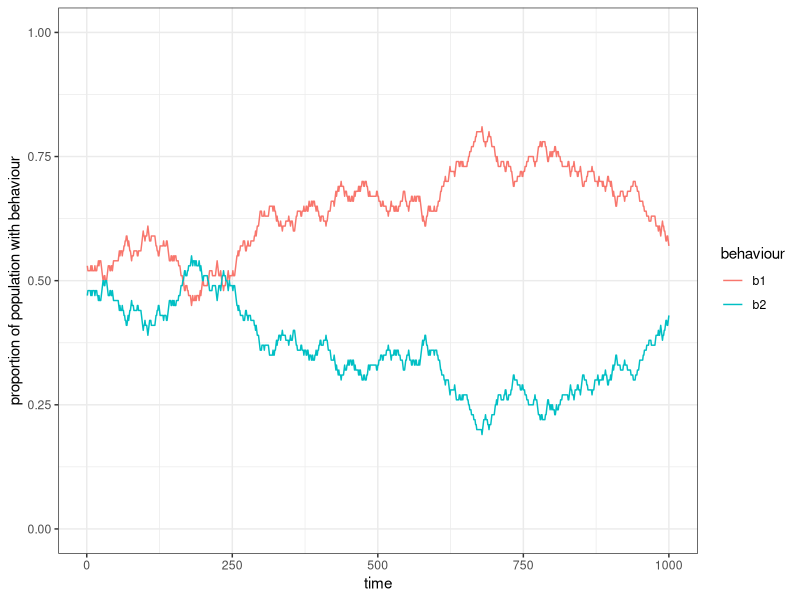
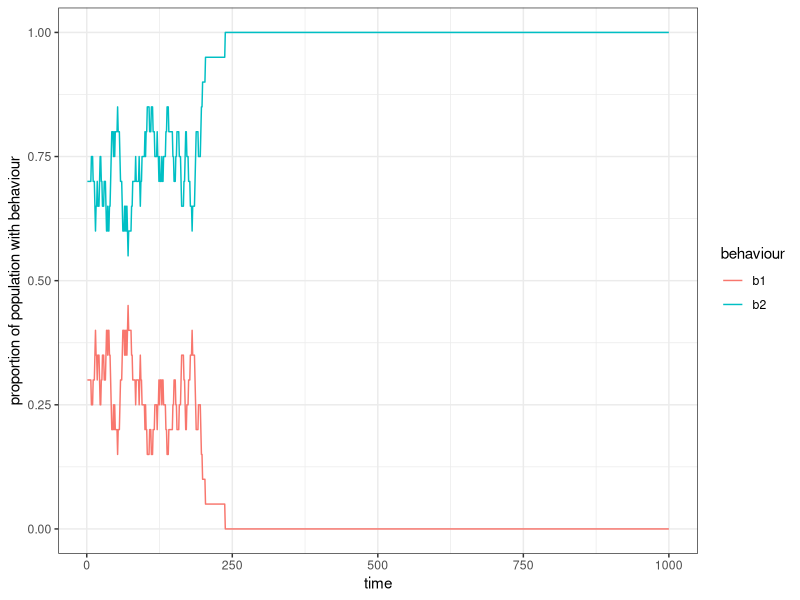
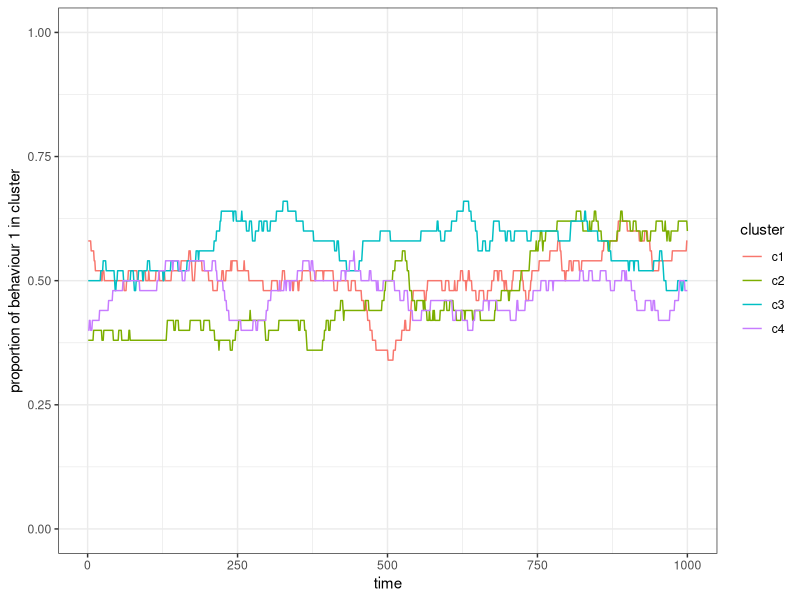
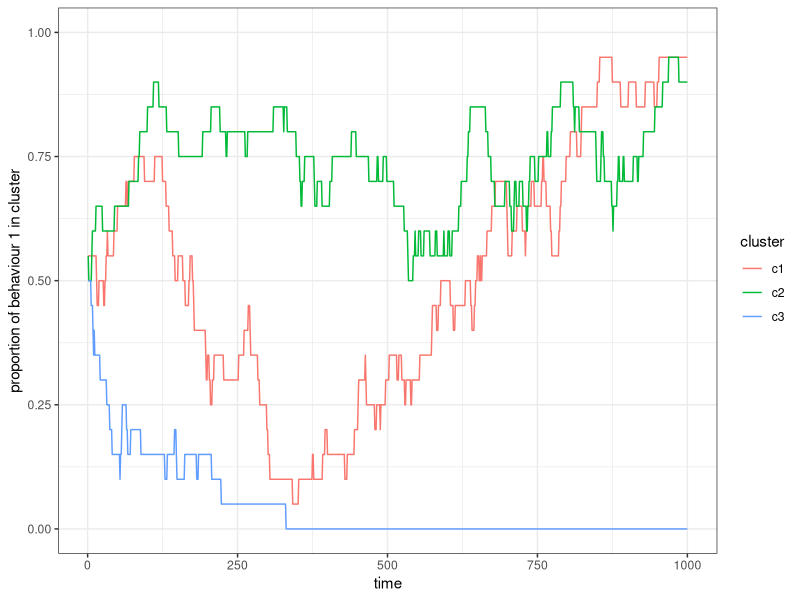
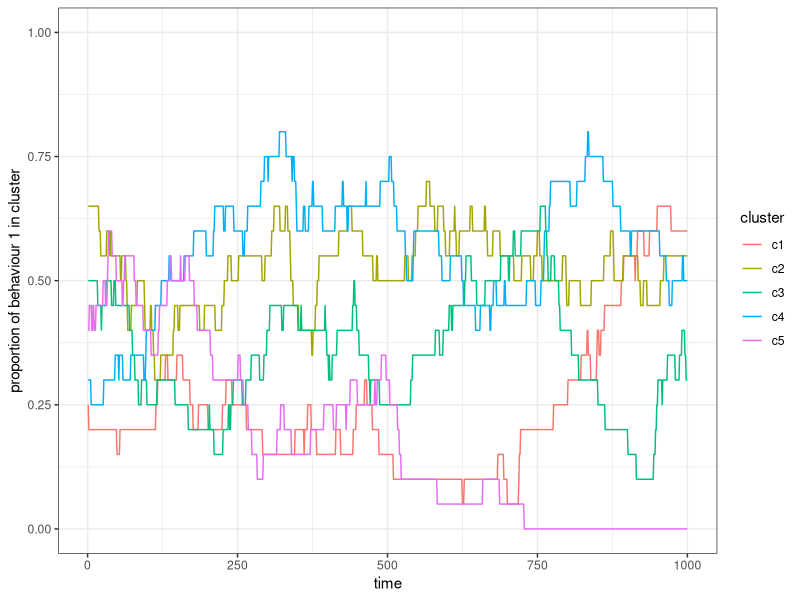
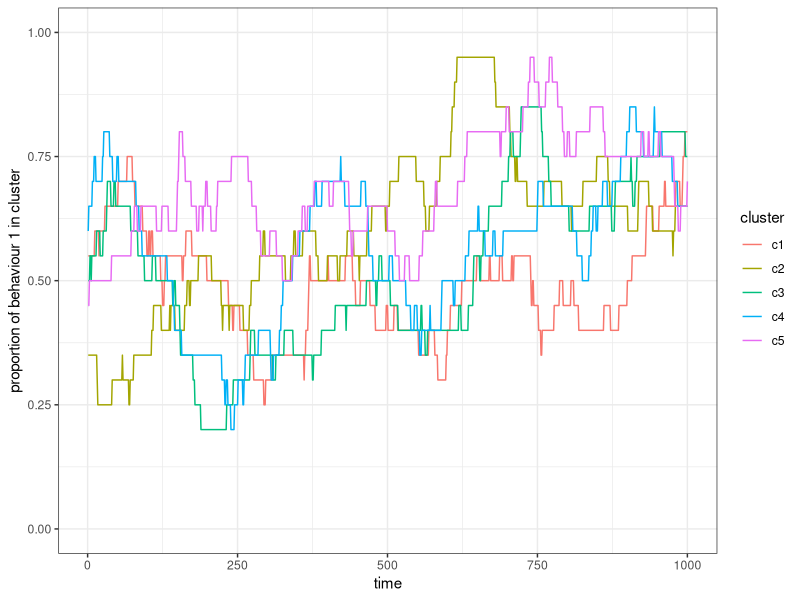
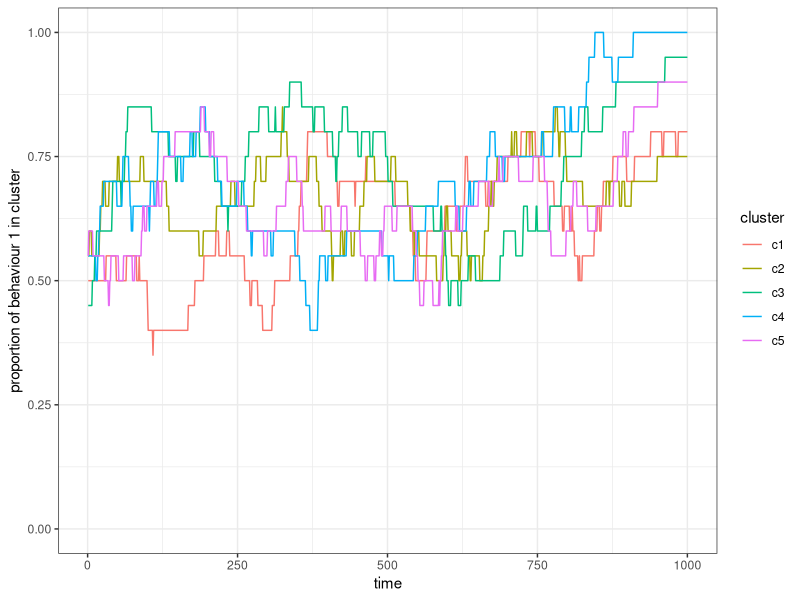
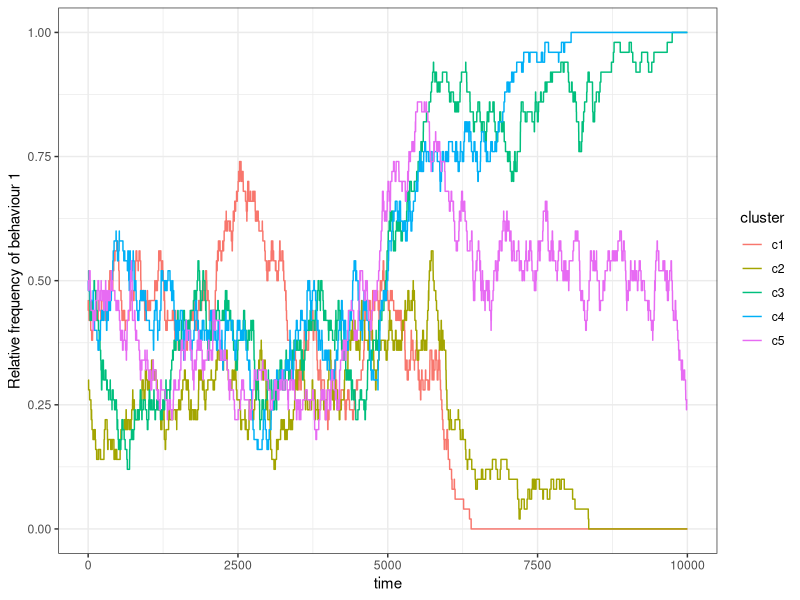

Write R code to recreate these figures, in order.
## ---- chunk 1
n <- 100
b <- 2

behaviours <- sample(x = b, size = n, replace = TRUE)
table(behaviours)
## ---- chunk 2
library(tidyverse)
r_max <- 1000
rec_behav <- tibble(time = 1:r_max, b1 = 0, b2 = 0)

for(round in 1:r_max){
  # unbiased copying of a behaviour by a random individual
  behaviours[ sample(x = n, size = 1) ] <- sample(x = behaviours, size = 1)
  # record the frequency of each trait in each round
  rec_behav[round, "b1"] <- sum(behaviours==1)
  rec_behav[round, "b2"] <- sum(behaviours==2)
}
## ---- chunk 3
rec_behav_l <- pivot_longer(data = rec_behav, names_to = "behaviour", values_to = "freq", cols=c("b1","b2"))
rec_behav
rec_behav_l
## ---- chunk 4
ggplot(rec_behav_l) + 
  geom_line(aes(x = time, y = freq/n, col = behaviour)) + 
  scale_y_continuous(limits = c(0,1)) + 
  ylab("proportion of population with behaviour") +
  theme_bw()
## ---- chunk 5
structured_population_1 <- function(n, b, r_max){
  behaviours <- sample(x = 1:b, size = n, replace = TRUE)
  rec_behav <- matrix(NA, nrow = r_max, ncol = b)
  
  for(round in 1:r_max){
    # unbiased copying of a behaviour by a random individual
    behaviours[ sample(x = n, size = 1) ] <- sample(x = behaviours, size = 1)
    rec_behav[round,] <- unlist(lapply(1:b, function(B) sum(behaviours==B))) / n
  }
  # turn matrix into tibble
  rec_behav_tbl <- as_tibble(rec_behav, .name_repair = "minimal")
  # set column names to b1, b2 to represent the behaviours
  colnames(rec_behav_tbl) <- paste("b" ,1:b, sep = "")
  # add a column for each round
  rec_behav_tbl$time <- 1:r_max
  # turn wide format into long format data
  rec_behav_tbl_l <- pivot_longer(data = rec_behav_tbl, names_to = "behaviour", values_to = "freq", !time)
  # return result
  return(rec_behav_tbl_l)
}
## ---- chunk 6
# run simulation
res <- structured_population_1(n = 20, b = 2, r_max = 1000)

# plot results
ggplot(res) + 
  geom_line(aes(x = time, y = freq, col = behaviour)) + 
  scale_y_continuous(limits = c(0,1)) + 
  ylab("proportion of population with behaviour") +
  theme_bw()
## ---- chunk 7
structured_population_2 <- function(n, c, r_max){
  total_pop <- c * n
  cluster <- rep(1:c, each = n)
  behaviours <- sample(x = 2, size = total_pop, replace = TRUE)
  rec_behav <- matrix(NA, nrow = r_max, ncol = c)
  
  for(round in 1:r_max){
    behaviours[ sample(x = total_pop, size = 1) ] <- sample(x = behaviours, size = 1)
    # re_calculate p for each cluster
    for(clu in 1:c){
      rec_behav[round, clu] <- sum(behaviours[cluster == clu] == 1) / n
    }
  }
  rec_behav_tbl <- as_tibble(rec_behav, .name_repair = "minimal")
  # set column names to c1, c2 to represent each cluster
  colnames(rec_behav_tbl) <- paste("c", 1:c, sep = "")
  rec_behav_tbl$time <- 1:r_max
  rec_behav_tbl_l <- pivot_longer(data = rec_behav_tbl, names_to = "cluster", 
                                  values_to = "p", !time)
  return(rec_behav_tbl_l)
}
## ---- chunk 8
# run simulation
res <- structured_population_2(n = 50, c = 4, r_max = 1000)

# plot results
ggplot(res) + 
  geom_line(aes(x = time, y = p, col = cluster)) + 
  scale_y_continuous(limits = c(0,1)) + 
  ylab("proportion of behaviour 1 in cluster") + 
  theme_bw()
## ---- chunk 9
structured_population_3 <- function(n, c, r_max){
  total_pop <- c * n
  cluster <- rep(1:c, each = n)
  behaviours <- sample(x = 2, size = total_pop, replace = TRUE)
  rec_behav <- matrix(NA, nrow = r_max, ncol = c)
  
  for(round in 1:r_max){
    # choose a random cluster
    clusterid <- sample(c, 1)
    # if there are at least two individuals in this cluster
    if(sum(cluster == clusterid)>1){
      # choose a random observer and a random individual to observe within the same cluster 
      observer_model <- sample(x = total_pop, size = 2, replace = F, 
                               prob = (cluster == clusterid)*1)
      behaviours[ observer_model[1] ] <- behaviours[ observer_model[2] ]
    }

    for(clu in 1:c){
      rec_behav[round, clu] <- sum(behaviours[cluster == clu] == 1) / n
    }
  }
  return(matrix_to_tibble(m = rec_behav))
}
## ---- chunk 10
matrix_to_tibble <- function(m){
  m_tbl <- as_tibble(m, .name_repair = "minimal")
  colnames(m_tbl) <- paste("c" ,1:ncol(m), sep = "")
  m_tbl$time<- 1:nrow(m)
  m_tbl_l <- pivot_longer(data = m_tbl, names_to = "cluster", values_to = "p", !time)
  return(m_tbl_l)
}
## ---- chunk 11
res <- structured_population_3(n = 20, c = 3, r_max = 1000)
ggplot(res) + 
  geom_line(aes(x = time, y = p, col = cluster)) + 
  scale_y_continuous(limits = c(0,1)) + 
  ylab("proportion of behaviour 1 in cluster") + 
  theme_bw()
## ---- chunk 12
structured_population_4 <- function(n, c, p_c, r_max){
  total_pop <- c * n
  cluster <- rep(1:c, each = n)
  behaviours <- sample(x = 2, size = total_pop, replace = TRUE)
  rec_behav <- matrix(NA, nrow = r_max, ncol = c)
  
  for(round in 1:r_max){
    clusterid <- sample(c, 1)
    s <- cluster == clusterid
    if(sum(s)>1){
      # choose a random observer and a random individual to observe within the same cluster 
      observer_model <- sample(x = total_pop, size = 2, replace = F, 
                               prob = (s + p_c) / (1 + p_c))
      behaviours[ observer_model[1] ] <- behaviours[ observer_model[2] ]
    }
    
    for(clu in 1:c){
      rec_behav[round, clu] <- sum(behaviours[cluster == clu] == 1) / n
    }
  }
  return(matrix_to_tibble(m = rec_behav))
}
## ---- chunk 13
res_0  <- structured_population_4(n = 20, c = 5, p_c = 0, r_max = 1000)
res_01 <- structured_population_4(n = 20, c = 5, p_c = 0.1, r_max = 1000)
res_1  <- structured_population_4(n = 20, c = 5, p_c = 1, r_max = 1000)

ggplot(res_0) + 
  geom_line(aes(x = time, y = p, col = cluster)) + 
  scale_y_continuous(limits = c(0,1)) + 
  ylab("proportion of behaviour 1 in cluster") + 
  theme_bw()
## ---- chunk 14
ggplot(res_01) + 
  geom_line(aes(x = time, y = p, col = cluster)) + 
  scale_y_continuous(limits = c(0,1)) + 
  ylab("proportion of behaviour 1 in cluster") + 
  theme_bw()
## ---- chunk 15
ggplot(res_1) + 
  geom_line(aes(x = time, y = p, col = cluster)) + 
  scale_y_continuous(limits = c(0,1)) + 
  ylab("proportion of behaviour 1 in cluster") + 
  theme_bw()
## ---- chunk 16
structured_population_5 <- function(n, c, p_c, p_m, r_max){
  total_pop <- c * n
  cluster <- rep(1:c, each = n)
  behaviours <- sample(x = 2, size = total_pop, replace = TRUE)
  rec_behav <- matrix(NA, nrow = r_max, ncol = c)
  
  for(round in 1:r_max){
    clusterid <- sample(c, 1)
    s <- cluster == clusterid
    if(sum(s)>1){
      observer_model <- sample(x = total_pop, size = 2, replace = F, 
                               prob = (s + p_c) / (1 + p_c))
      behaviours[ observer_model[1] ] <- behaviours[ observer_model[2] ]
    }
    
    # migration to another cluster with probability p_m and if there is more than 
    # one subset
    if((runif(1,0,1) <= p_m) & (c > 1)){
      # set cluster id that is different from the current one
      cluster[ observer_model[1] ] <- sample((1:c)[-clusterid], 1)
    }
    
    for(clu in 1:c){
      rec_behav[round, clu] <- sum(behaviours[cluster == clu] == 1) / sum(cluster == clu)
    }
  }
  return(matrix_to_tibble(m = rec_behav))
}
## ---- chunk 17
res_0  <- structured_population_5(c = 5, n = 50, r_max = 10000, p_m = 0, p_c=0)
res_1  <- structured_population_5(c = 5, n = 50, r_max = 10000, p_m = 1, p_c=0)
res_01 <- structured_population_5(c = 5, n = 50, r_max = 10000, p_m = 0.1, p_c=0)

ggplot(res_0) + 
  geom_line(aes(x = time, y = p, col = cluster)) +
  scale_y_continuous(limits = c(0,1)) + 
  ylab("Relative frequency of behaviour 1") + 
  theme_bw()
## ---- chunk 18
ggplot(res_1) + 
  geom_line(aes(x = time, y = p, col = cluster)) +
  scale_y_continuous(limits = c(0,1)) + 
  ylab("Relative frequency of behaviour 1") + 
  theme_bw()
## ---- chunk 19
ggplot(res_01) + 
  geom_line(aes(x = time, y = p, col = cluster)) +
  scale_y_continuous(limits = c(0,1)) + 
  ylab("Relative frequency of behaviour 1") + 
  theme_bw()
## ---- chunk 20
structured_population_6 <- function(n, c, p_c, p_m, r_max, sim = 1){
  total_pop <- c * n
  cluster <- rep(1:c, each = n)
  behaviours <- sample(x = 2, size = total_pop, replace = TRUE)
  rec_behav <- rep(NA, times = c)
  # adding a reporting variable for the similarity of clusters
  rec_var <- rep(NA, r_max)
  
  for(round in 1:r_max){
    clusterid <- sample(c, 1)
    s <- cluster == clusterid
    if(sum(s)>1){
      observer_model <- sample(x = total_pop, size = 2, replace = F, 
                               prob = (s + p_c) / (1 + p_c))
      behaviours[ observer_model[1] ] <- behaviours[ observer_model[2] ]
    }
    
    if((runif(1,0,1) <= p_m) & (c > 1)){
      cluster[ observer_model[1] ] <- sample((1:c)[-clusterid], 1)
    }
    
    for(clu in 1:c){
      rec_behav[clu] <- sum(behaviours[cluster == clu] == 1) / sum(cluster == clu)
    }
    # calculating variance in behaviour 1 between clusters
    rec_var[round] <- var(rec_behav)
  }
  # preparing a reporting table to return
  rec_var <- bind_cols(time = 1:r_max, var = rec_var, sim = sim, p_c = p_c, p_m = p_m)
  return(rec_var)
}
## ---- chunk 21
grid <- expand.grid(rep = 1:20, 
                    pm = c(0, .01, .1, 1), 
                    pc = c(0, .01, .1, 1))
head(grid)
dim(grid)
## ---- chunk 22
res <- bind_rows(lapply(1:nrow(grid), function(i) 
  structured_population_6(c = 5, 
                          n = 20, 
                          r_max = 2000, 
                          p_m = grid[i, "pm"], 
                          p_c = grid[i, "pc"], 
                          sim = i)
  ))
res
## ---- chunk 23
ggplot(res) +
  geom_line(aes(x = time, y = var, group = sim), alpha=.5) +
  facet_grid(p_m ~ p_c, labeller = label_both) + 
  ylab("average variance between subsets") +
  theme_bw()
## ---- chunk 24
res_summ <- filter(res, time >= (max(time)*.8)) %>% 
              group_by(p_m, p_c) %>% 
                summarise(mean_var = mean(var), .groups = "keep")
## ---- chunk 25
ggplot(res_summ) +
  geom_raster(aes(x = factor(p_m), y = factor(p_c), fill = mean_var)) +
  xlab("p_m") + ylab("p_c") + ggtitle("Average variance between subsets") +
  theme_bw() +
  theme(legend.title = element_blank())
## ---- chunk 26
adj <- matrix(c(0,1,0,  1,1,1,  0,1,0), nrow = 3)
adj
